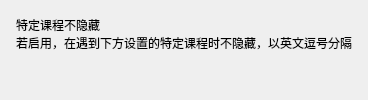
        <widget class="CardWidget" name="CardWidget_never_hide">
        <layout class="QVBoxLayout" name="verticalLayout_never_hide">
        <property name="leftMargin">
            <number>16</number>
        </property>
        <property name="topMargin">
            <number>16</number>
        </property>
        <property name="rightMargin">
            <number>16</number>
        </property>
        <property name="bottomMargin">
            <number>16</number>
        </property>
        <item>
            <layout class="QVBoxLayout" name="verticalLayout_never_hide_inner">
            <property name="spacing">
            <number>0</number>
            </property>
            <item>
            <widget class="StrongBodyLabel" name="StrongBodyLabel_never_hide">
            <property name="sizePolicy">
                <sizepolicy hsizetype="Expanding" vsizetype="Preferred">
                <horstretch>0</horstretch>
                <verstretch>0</verstretch>
                </sizepolicy>
            </property>
            <property name="text">
                <string>特定课程不隐藏</string>
            </property>
            </widget>
            </item>
            <item>
            <widget class="CaptionLabel" name="CaptionLabel_never_hide">
            <property name="text">
                <string>若启用，在遇到下方设置的特定课程时不隐藏，以英文逗号分隔</string>
            </property>
            <property name="wordWrap">
                <bool>false</bool>
            </property>
            <property name="lightColor" stdset="0">
                <color alpha="150">
                <red>0</red>
                <green>0</green>
                <blue>0</blue>
                </color>
            </property>
            <property name="darkColor" stdset="0">
                <color alpha="200">
                <red>255</red>
                <green>255</green>
                <blue>255</blue>
                </color>
            </property>
            </widget>
            </item>
            </layout>
        </item>
        <item>
            <widget class="SwitchButton" name="switch_never_hide"/>
        </item>
        </layout>
        </widget>
